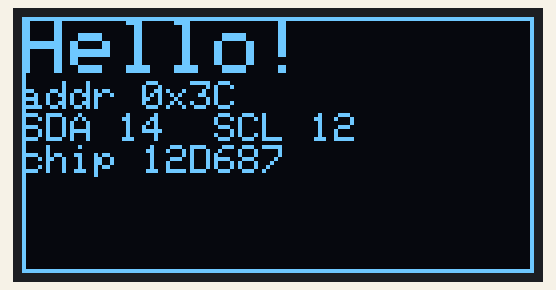
The sketch below on a simulated ESP8266 (NodeMCU). Shown: 128×64 one-colour display. What the sketch prints to the serial monitor is not drawn.

Above: at 0.3 s.
At 3.43 s:
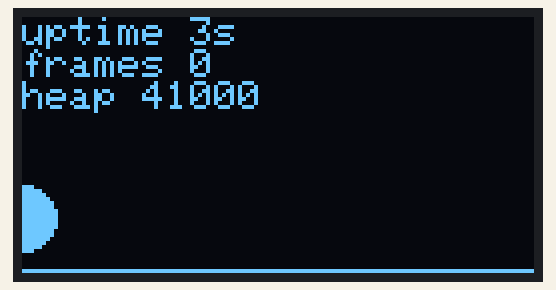
At 8.02 s:
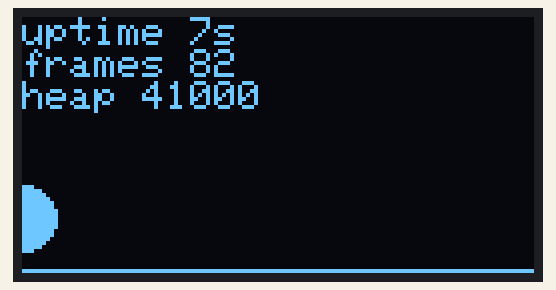
At 12.61 s:
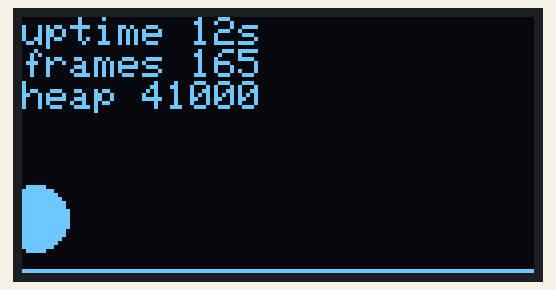
At 21.49 s:
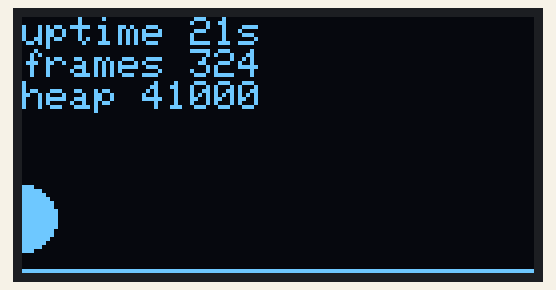
At 39.55 s:
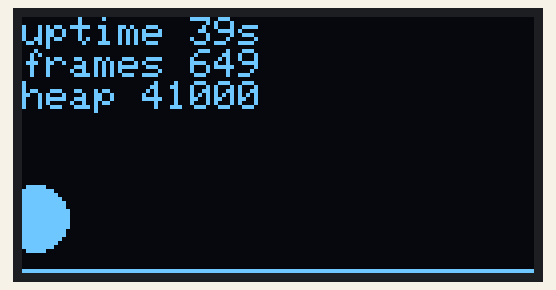

Measured:
- what the display in image 0 shows lasts 3.0 s, from 0.3 s to 3.3 s

The sketch:

oled_test.ino
```cpp
#include <Wire.h>
#include <Adafruit_GFX.h>
#include <Adafruit_SSD1306.h>

#define SCREEN_WIDTH 128
#define SCREEN_HEIGHT 64

Adafruit_SSD1306 display(SCREEN_WIDTH, SCREEN_HEIGHT, &Wire, -1);

struct PinPair { uint8_t sda; uint8_t scl; };

// Common SDA/SCL wiring on ESP8266 boards with an onboard OLED
const PinPair candidates[] = {
  {14, 12},  // D6/D5
  {12, 14},  // D5/D6
  {4, 5},    // D2/D1
  {5, 4},    // D1/D2
  {2, 14},   // D4/D5
  {0, 2},    // D3/D4
};

uint8_t oledAddr = 0;
PinPair found = {0, 0};

bool probe(uint8_t addr) {
  Wire.beginTransmission(addr);
  return Wire.endTransmission() == 0;
}

bool findDisplay() {
  for (const PinPair &p : candidates) {
    Wire.begin(p.sda, p.scl);
    for (uint8_t addr : {0x3C, 0x3D}) {
      if (probe(addr)) {
        found = p;
        oledAddr = addr;
        return true;
      }
    }
  }
  return false;
}

void setup() {
  Serial.begin(115200);
  delay(200);
  Serial.println();
  Serial.println("OLED test start");

  if (!findDisplay()) {
    Serial.println("OLED not found on any candidate pins");
    return;
  }
  Serial.printf("OLED found: addr=0x%02X SDA=GPIO%d SCL=GPIO%d\n", oledAddr, found.sda, found.scl);

  if (!display.begin(SSD1306_SWITCHCAPVCC, oledAddr)) {
    Serial.println("SSD1306 init failed");
    return;
  }

  display.clearDisplay();
  display.setTextColor(SSD1306_WHITE);
  display.setTextSize(2);
  display.setCursor(0, 0);
  display.println("Hello!");
  display.setTextSize(1);
  display.printf("addr 0x%02X\n", oledAddr);
  display.printf("SDA %d  SCL %d\n", found.sda, found.scl);
  display.print("chip ");
  display.println(ESP.getChipId(), HEX);
  display.drawRect(0, 0, SCREEN_WIDTH, SCREEN_HEIGHT, SSD1306_WHITE);
  display.display();
  delay(3000);
}

void loop() {
  if (!oledAddr) {
    delay(1000);
    return;
  }

  static int x = 0, dx = 3;
  static uint32_t frames = 0;

  display.clearDisplay();
  display.setTextSize(1);
  display.setCursor(0, 0);
  display.printf("uptime %lus\n", millis() / 1000);
  display.printf("frames %lu\n", frames++);
  display.printf("heap %u\n", ESP.getFreeHeap());
  display.fillCircle(x, 50, 8, SSD1306_WHITE);
  display.drawLine(0, 63, SCREEN_WIDTH - 1, 63, SSD1306_WHITE);
  display.display();

  x += dx;
  if (x < 8 || x > SCREEN_WIDTH - 9) dx = -dx;
  delay(30);
}
```
